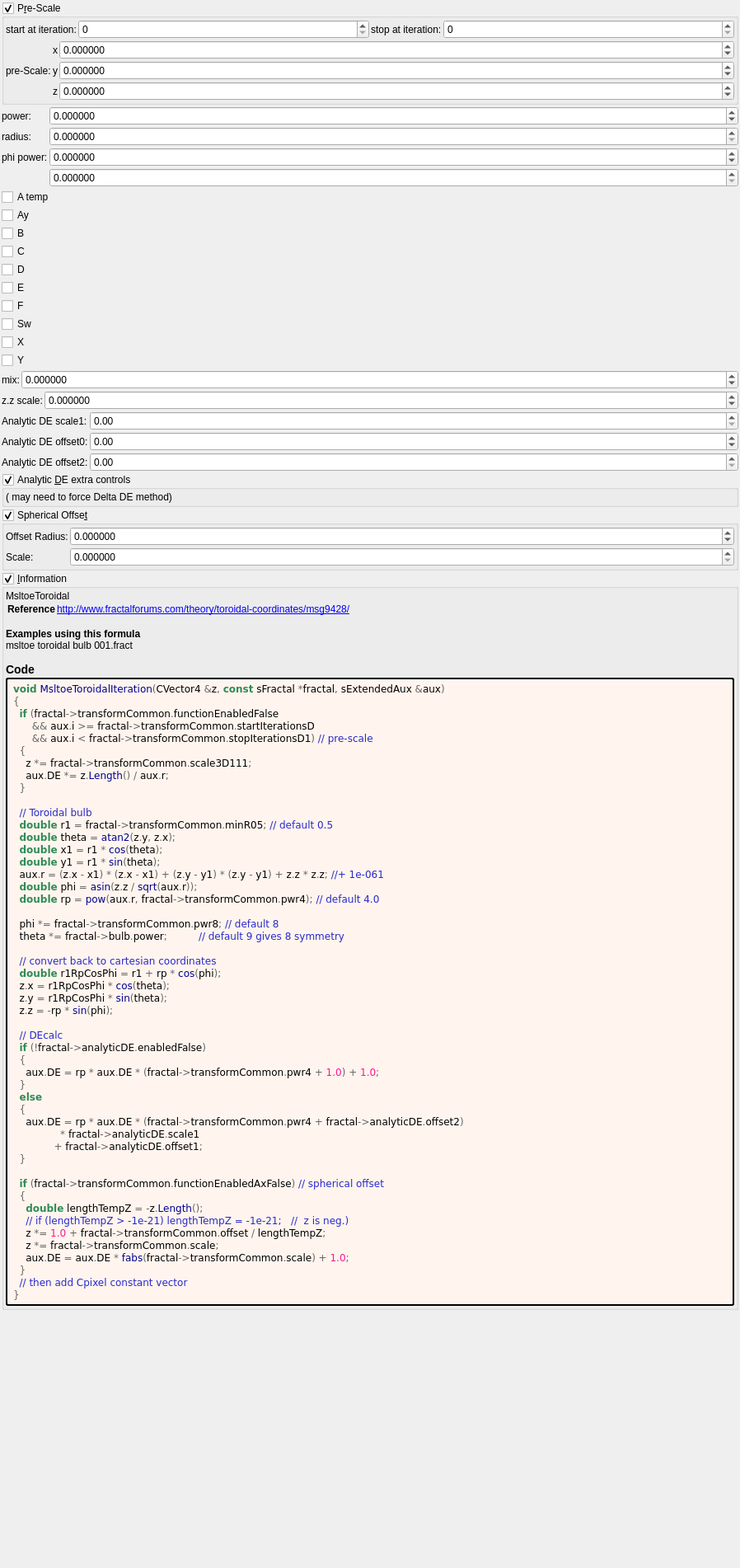
<?xml version="1.0" encoding="UTF-8"?>
<ui version="4.0">
 <class>Form</class>
 <widget class="QWidget" name="Form">
  <property name="geometry">
   <rect>
    <x>0</x>
    <y>0</y>
    <width>898</width>
    <height>1902</height>
   </rect>
  </property>
  <property name="windowTitle">
   <string notr="true">msltoe_toroidal</string>
  </property>
  <layout class="QVBoxLayout" name="verticalLayout">
   <property name="spacing">
    <number>2</number>
   </property>
   <property name="leftMargin">
    <number>2</number>
   </property>
   <property name="topMargin">
    <number>2</number>
   </property>
   <property name="rightMargin">
    <number>2</number>
   </property>
   <property name="bottomMargin">
    <number>2</number>
   </property>
   <item>
    <widget class="MyGroupBox" name="groupCheck_transf_function_enabled_false">
     <property name="toolTip">
      <string/>
     </property>
     <property name="title">
      <string>P&amp;re-Scale</string>
     </property>
     <property name="checkable">
      <bool>true</bool>
     </property>
     <layout class="QVBoxLayout" name="verticalLayout_49">
      <property name="spacing">
       <number>2</number>
      </property>
      <property name="leftMargin">
       <number>2</number>
      </property>
      <property name="topMargin">
       <number>2</number>
      </property>
      <property name="rightMargin">
       <number>2</number>
      </property>
      <property name="bottomMargin">
       <number>2</number>
      </property>
      <item>
       <layout class="QHBoxLayout" name="horizontalLayout_18" stretch="0,1,0,1">
        <item>
         <widget class="QLabel" name="label_99">
          <property name="text">
           <string>start at iteration:</string>
          </property>
         </widget>
        </item>
        <item>
         <widget class="MySpinBox" name="spinboxInt_transf_start_iterations_D">
          <property name="sizePolicy">
           <sizepolicy hsizetype="Minimum" vsizetype="Maximum">
            <horstretch>0</horstretch>
            <verstretch>0</verstretch>
           </sizepolicy>
          </property>
          <property name="minimum">
           <number>0</number>
          </property>
          <property name="maximum">
           <number>999</number>
          </property>
          <property name="value">
           <number>0</number>
          </property>
         </widget>
        </item>
        <item>
         <widget class="QLabel" name="label_69">
          <property name="text">
           <string>stop at iteration:</string>
          </property>
         </widget>
        </item>
        <item>
         <widget class="MySpinBox" name="spinboxInt_transf_stop_iterations_D1">
          <property name="sizePolicy">
           <sizepolicy hsizetype="Preferred" vsizetype="Maximum">
            <horstretch>0</horstretch>
            <verstretch>0</verstretch>
           </sizepolicy>
          </property>
          <property name="maximum">
           <number>999</number>
          </property>
         </widget>
        </item>
       </layout>
      </item>
      <item>
       <layout class="QGridLayout" name="gridLayout_23" columnstretch="0,0,1">
        <property name="spacing">
         <number>2</number>
        </property>
        <item row="0" column="2">
         <widget class="MyDoubleSpinBox" name="spinbox3_transf_scale3D_111_x">
          <property name="sizePolicy">
           <sizepolicy hsizetype="Minimum" vsizetype="Maximum">
            <horstretch>0</horstretch>
            <verstretch>0</verstretch>
           </sizepolicy>
          </property>
          <property name="prefix">
           <string/>
          </property>
          <property name="decimals">
           <number>6</number>
          </property>
          <property name="minimum">
           <double>-99.989999999999995</double>
          </property>
          <property name="singleStep">
           <double>0.100000000000000</double>
          </property>
         </widget>
        </item>
        <item row="1" column="2">
         <widget class="MyDoubleSpinBox" name="spinbox3_transf_scale3D_111_y">
          <property name="sizePolicy">
           <sizepolicy hsizetype="Minimum" vsizetype="Maximum">
            <horstretch>0</horstretch>
            <verstretch>0</verstretch>
           </sizepolicy>
          </property>
          <property name="decimals">
           <number>6</number>
          </property>
          <property name="minimum">
           <double>-99.989999999999995</double>
          </property>
          <property name="maximum">
           <double>99.989999999999995</double>
          </property>
          <property name="singleStep">
           <double>0.100000000000000</double>
          </property>
         </widget>
        </item>
        <item row="0" column="1">
         <widget class="QLabel" name="label_120">
          <property name="text">
           <string notr="true">x</string>
          </property>
         </widget>
        </item>
        <item row="2" column="1">
         <widget class="QLabel" name="label_123">
          <property name="text">
           <string notr="true">z</string>
          </property>
         </widget>
        </item>
        <item row="1" column="1">
         <widget class="QLabel" name="label_121">
          <property name="text">
           <string notr="true">y</string>
          </property>
         </widget>
        </item>
        <item row="1" column="0">
         <widget class="QLabel" name="label_124">
          <property name="text">
           <string>pre-Scale:</string>
          </property>
         </widget>
        </item>
        <item row="2" column="2">
         <widget class="MyDoubleSpinBox" name="spinbox3_transf_scale3D_111_z">
          <property name="sizePolicy">
           <sizepolicy hsizetype="Minimum" vsizetype="Maximum">
            <horstretch>0</horstretch>
            <verstretch>0</verstretch>
           </sizepolicy>
          </property>
          <property name="decimals">
           <number>6</number>
          </property>
          <property name="minimum">
           <double>-99.989999999999995</double>
          </property>
          <property name="maximum">
           <double>99.989999999999995</double>
          </property>
          <property name="singleStep">
           <double>0.100000000000000</double>
          </property>
         </widget>
        </item>
       </layout>
      </item>
     </layout>
    </widget>
   </item>
   <item>
    <layout class="QGridLayout" name="gridLayout_63" columnstretch="0,0,1">
     <property name="spacing">
      <number>2</number>
     </property>
     <item row="2" column="1">
      <widget class="QLabel" name="label_129">
       <property name="text">
        <string>phi power:</string>
       </property>
      </widget>
     </item>
     <item row="2" column="2">
      <widget class="MyDoubleSpinBox" name="spinbox_transf_pwr_8">
       <property name="sizePolicy">
        <sizepolicy hsizetype="Minimum" vsizetype="Maximum">
         <horstretch>0</horstretch>
         <verstretch>0</verstretch>
        </sizepolicy>
       </property>
       <property name="prefix">
        <string/>
       </property>
       <property name="suffix">
        <string/>
       </property>
       <property name="decimals">
        <number>6</number>
       </property>
       <property name="minimum">
        <double>-99.989999999999995</double>
       </property>
       <property name="maximum">
        <double>99.989999999999995</double>
       </property>
       <property name="singleStep">
        <double>0.100000000000000</double>
       </property>
      </widget>
     </item>
     <item row="1" column="1">
      <widget class="QLabel" name="label_253">
       <property name="text">
        <string>radius:</string>
       </property>
      </widget>
     </item>
     <item row="0" column="1">
      <widget class="QLabel" name="label_130">
       <property name="text">
        <string>power:</string>
       </property>
      </widget>
     </item>
     <item row="0" column="2">
      <widget class="MyDoubleSpinBox" name="spinbox_power">
       <property name="sizePolicy">
        <sizepolicy hsizetype="Minimum" vsizetype="Maximum">
         <horstretch>0</horstretch>
         <verstretch>0</verstretch>
        </sizepolicy>
       </property>
       <property name="prefix">
        <string/>
       </property>
       <property name="suffix">
        <string/>
       </property>
       <property name="decimals">
        <number>6</number>
       </property>
       <property name="minimum">
        <double>-99.989999999999995</double>
       </property>
       <property name="maximum">
        <double>99.989999999999995</double>
       </property>
       <property name="singleStep">
        <double>0.100000000000000</double>
       </property>
      </widget>
     </item>
     <item row="3" column="2">
      <widget class="MyDoubleSpinBox" name="spinbox_transf_pwr_4">
       <property name="sizePolicy">
        <sizepolicy hsizetype="Minimum" vsizetype="Maximum">
         <horstretch>0</horstretch>
         <verstretch>0</verstretch>
        </sizepolicy>
       </property>
       <property name="prefix">
        <string/>
       </property>
       <property name="suffix">
        <string/>
       </property>
       <property name="decimals">
        <number>6</number>
       </property>
       <property name="minimum">
        <double>0.000000000000000</double>
       </property>
       <property name="maximum">
        <double>99.989999999999995</double>
       </property>
       <property name="singleStep">
        <double>0.100000000000000</double>
       </property>
      </widget>
     </item>
     <item row="1" column="2">
      <widget class="MyDoubleSpinBox" name="spinbox_transf_minimum_radius_05">
       <property name="sizePolicy">
        <sizepolicy hsizetype="Minimum" vsizetype="Maximum">
         <horstretch>0</horstretch>
         <verstretch>0</verstretch>
        </sizepolicy>
       </property>
       <property name="prefix">
        <string/>
       </property>
       <property name="suffix">
        <string/>
       </property>
       <property name="decimals">
        <number>6</number>
       </property>
       <property name="minimum">
        <double>0.000000000000000</double>
       </property>
       <property name="maximum">
        <double>10.000000000000000</double>
       </property>
       <property name="singleStep">
        <double>0.100000000000000</double>
       </property>
      </widget>
     </item>
    </layout>
   </item>
   <item>
    <widget class="MyCheckBox" name="checkBox_transf_function_enabledA_false">
     <property name="text">
      <string notr="true">A temp</string>
     </property>
    </widget>
   </item>
   <item>
    <widget class="MyCheckBox" name="checkBox_transf_function_enabledAy_false">
     <property name="text">
      <string notr="true">Ay</string>
     </property>
    </widget>
   </item>
   <item>
    <widget class="MyCheckBox" name="checkBox_transf_function_enabledB_false">
     <property name="text">
      <string notr="true">B</string>
     </property>
    </widget>
   </item>
   <item>
    <widget class="MyCheckBox" name="checkBox_transf_function_enabledC_false">
     <property name="text">
      <string notr="true">C</string>
     </property>
    </widget>
   </item>
   <item>
    <widget class="MyCheckBox" name="checkBox_transf_function_enabledD_false">
     <property name="text">
      <string notr="true">D</string>
     </property>
    </widget>
   </item>
   <item>
    <widget class="MyCheckBox" name="checkBox_transf_function_enabledE_false">
     <property name="text">
      <string notr="true">E</string>
     </property>
    </widget>
   </item>
   <item>
    <widget class="MyCheckBox" name="checkBox_transf_function_enabledF_false">
     <property name="text">
      <string notr="true">F</string>
     </property>
    </widget>
   </item>
   <item>
    <widget class="MyCheckBox" name="checkBox_transf_function_enabledSw_false">
     <property name="text">
      <string notr="true">Sw</string>
     </property>
    </widget>
   </item>
   <item>
    <widget class="MyCheckBox" name="checkBox_transf_function_enabledX_false">
     <property name="text">
      <string notr="true">X</string>
     </property>
    </widget>
   </item>
   <item>
    <widget class="MyCheckBox" name="checkBox_transf_function_enabledY_false">
     <property name="text">
      <string notr="true">Y</string>
     </property>
    </widget>
   </item>
   <item>
    <layout class="QHBoxLayout" name="horizontalLayout_15" stretch="0,1">
     <item>
      <widget class="QLabel" name="label_96">
       <property name="text">
        <string>mix:</string>
       </property>
      </widget>
     </item>
     <item>
      <widget class="MyDoubleSpinBox" name="spinbox_transf_offsetR_0">
       <property name="sizePolicy">
        <sizepolicy hsizetype="Minimum" vsizetype="Maximum">
         <horstretch>0</horstretch>
         <verstretch>0</verstretch>
        </sizepolicy>
       </property>
       <property name="prefix">
        <string/>
       </property>
       <property name="suffix">
        <string/>
       </property>
       <property name="decimals">
        <number>6</number>
       </property>
       <property name="minimum">
        <double>-99.998999999999995</double>
       </property>
       <property name="maximum">
        <double>99.998999999999995</double>
       </property>
       <property name="singleStep">
        <double>0.100000000000000</double>
       </property>
      </widget>
     </item>
    </layout>
   </item>
   <item>
    <layout class="QHBoxLayout" name="horizontalLayout_16" stretch="0,1">
     <item>
      <widget class="QLabel" name="label_97">
       <property name="text">
        <string>z.z scale:</string>
       </property>
      </widget>
     </item>
     <item>
      <widget class="MyDoubleSpinBox" name="spinbox_transf_scaleA_1">
       <property name="sizePolicy">
        <sizepolicy hsizetype="Minimum" vsizetype="Maximum">
         <horstretch>0</horstretch>
         <verstretch>0</verstretch>
        </sizepolicy>
       </property>
       <property name="prefix">
        <string/>
       </property>
       <property name="suffix">
        <string/>
       </property>
       <property name="decimals">
        <number>6</number>
       </property>
       <property name="minimum">
        <double>-99.998999999999995</double>
       </property>
       <property name="maximum">
        <double>99.998999999999995</double>
       </property>
       <property name="singleStep">
        <double>0.100000000000000</double>
       </property>
      </widget>
     </item>
    </layout>
   </item>
   <item>
    <layout class="QGridLayout" name="gridLayout_26" columnstretch="0,0,1">
     <property name="spacing">
      <number>2</number>
     </property>
     <item row="2" column="1">
      <widget class="QLabel" name="label_178">
       <property name="text">
        <string>Analytic DE offset2:</string>
       </property>
       <property name="wordWrap">
        <bool>true</bool>
       </property>
      </widget>
     </item>
     <item row="1" column="1">
      <widget class="QLabel" name="label_177">
       <property name="text">
        <string>Analytic DE offset0:</string>
       </property>
       <property name="wordWrap">
        <bool>true</bool>
       </property>
      </widget>
     </item>
     <item row="0" column="1">
      <widget class="QLabel" name="label_176">
       <property name="text">
        <string>Analytic DE scale1:</string>
       </property>
       <property name="wordWrap">
        <bool>true</bool>
       </property>
      </widget>
     </item>
     <item row="0" column="2">
      <widget class="MyDoubleSpinBox" name="spinbox_analyticDE_scale_1">
       <property name="sizePolicy">
        <sizepolicy hsizetype="Minimum" vsizetype="Maximum">
         <horstretch>0</horstretch>
         <verstretch>0</verstretch>
        </sizepolicy>
       </property>
       <property name="prefix">
        <string/>
       </property>
       <property name="suffix">
        <string/>
       </property>
       <property name="decimals">
        <number>2</number>
       </property>
       <property name="minimum">
        <double>0.000000000000000</double>
       </property>
       <property name="maximum">
        <double>99.000000000000000</double>
       </property>
       <property name="singleStep">
        <double>0.100000000000000</double>
       </property>
      </widget>
     </item>
     <item row="1" column="2">
      <widget class="MyDoubleSpinBox" name="spinbox_analyticDE_offset_0">
       <property name="sizePolicy">
        <sizepolicy hsizetype="Minimum" vsizetype="Maximum">
         <horstretch>0</horstretch>
         <verstretch>0</verstretch>
        </sizepolicy>
       </property>
       <property name="prefix">
        <string/>
       </property>
       <property name="suffix">
        <string/>
       </property>
       <property name="decimals">
        <number>2</number>
       </property>
       <property name="minimum">
        <double>-99.000000000000000</double>
       </property>
       <property name="maximum">
        <double>99.000000000000000</double>
       </property>
       <property name="singleStep">
        <double>0.100000000000000</double>
       </property>
      </widget>
     </item>
     <item row="2" column="2">
      <widget class="MyDoubleSpinBox" name="spinbox_analyticDE_offset_2">
       <property name="sizePolicy">
        <sizepolicy hsizetype="Minimum" vsizetype="Maximum">
         <horstretch>0</horstretch>
         <verstretch>0</verstretch>
        </sizepolicy>
       </property>
       <property name="prefix">
        <string/>
       </property>
       <property name="suffix">
        <string/>
       </property>
       <property name="decimals">
        <number>2</number>
       </property>
       <property name="minimum">
        <double>0.000000000000000</double>
       </property>
       <property name="maximum">
        <double>99.000000000000000</double>
       </property>
       <property name="singleStep">
        <double>0.100000000000000</double>
       </property>
      </widget>
     </item>
    </layout>
   </item>
   <item>
    <widget class="MyGroupBox" name="groupCheck_analyticDE_enabled_false">
     <property name="toolTip">
      <string/>
     </property>
     <property name="title">
      <string>Analytic &amp;DE extra controls</string>
     </property>
     <property name="checkable">
      <bool>true</bool>
     </property>
     <layout class="QVBoxLayout" name="verticalLayout_52">
      <property name="spacing">
       <number>2</number>
      </property>
      <property name="leftMargin">
       <number>2</number>
      </property>
      <property name="topMargin">
       <number>2</number>
      </property>
      <property name="rightMargin">
       <number>2</number>
      </property>
      <property name="bottomMargin">
       <number>2</number>
      </property>
      <item>
       <widget class="QLabel" name="label">
        <property name="text">
         <string>( may need to force Delta DE method)</string>
        </property>
        <property name="wordWrap">
         <bool>true</bool>
        </property>
       </widget>
      </item>
     </layout>
    </widget>
   </item>
   <item>
    <widget class="MyGroupBox" name="groupCheck_transf_function_enabledAx_false">
     <property name="toolTip">
      <string/>
     </property>
     <property name="title">
      <string>Spherical Offse&amp;t</string>
     </property>
     <property name="checkable">
      <bool>true</bool>
     </property>
     <layout class="QVBoxLayout" name="verticalLayout_50">
      <property name="spacing">
       <number>2</number>
      </property>
      <property name="leftMargin">
       <number>2</number>
      </property>
      <property name="topMargin">
       <number>2</number>
      </property>
      <property name="rightMargin">
       <number>2</number>
      </property>
      <property name="bottomMargin">
       <number>2</number>
      </property>
      <item>
       <layout class="QGridLayout" name="gridLayout_24" columnstretch="0,1">
        <property name="spacing">
         <number>2</number>
        </property>
        <item row="1" column="0">
         <widget class="QLabel" name="label_132">
          <property name="text">
           <string>Offset Radius:</string>
          </property>
         </widget>
        </item>
        <item row="1" column="1">
         <widget class="MyDoubleSpinBox" name="spinbox_transf_offset">
          <property name="sizePolicy">
           <sizepolicy hsizetype="Minimum" vsizetype="Maximum">
            <horstretch>0</horstretch>
            <verstretch>0</verstretch>
           </sizepolicy>
          </property>
          <property name="prefix">
           <string/>
          </property>
          <property name="decimals">
           <number>6</number>
          </property>
          <property name="minimum">
           <double>-99.989999999999995</double>
          </property>
          <property name="singleStep">
           <double>0.100000000000000</double>
          </property>
         </widget>
        </item>
        <item row="2" column="0">
         <widget class="QLabel" name="label_128">
          <property name="text">
           <string>Scale:</string>
          </property>
         </widget>
        </item>
        <item row="2" column="1">
         <widget class="MyDoubleSpinBox" name="spinbox_transf_scale">
          <property name="sizePolicy">
           <sizepolicy hsizetype="Minimum" vsizetype="Maximum">
            <horstretch>0</horstretch>
            <verstretch>0</verstretch>
           </sizepolicy>
          </property>
          <property name="decimals">
           <number>6</number>
          </property>
          <property name="minimum">
           <double>0.000000000000000</double>
          </property>
          <property name="maximum">
           <double>99.989999999999995</double>
          </property>
          <property name="singleStep">
           <double>0.100000000000000</double>
          </property>
         </widget>
        </item>
       </layout>
      </item>
     </layout>
    </widget>
   </item>
   <item>
    <widget class="MyGroupBox" name="groupCheck_info">
     <property name="title">
      <string>&amp;Information</string>
     </property>
     <property name="flat">
      <bool>false</bool>
     </property>
     <property name="checkable">
      <bool>true</bool>
     </property>
     <layout class="QVBoxLayout" name="verticalLayout_2">
      <property name="spacing">
       <number>2</number>
      </property>
      <property name="leftMargin">
       <number>2</number>
      </property>
      <property name="topMargin">
       <number>2</number>
      </property>
      <property name="rightMargin">
       <number>2</number>
      </property>
      <property name="bottomMargin">
       <number>2</number>
      </property>
      <item>
       <widget class="QLabel" name="label_information_general">
        <property name="text">
         <string notr="true">&lt;p&gt;MsltoeToroidal&lt;/p&gt;&lt;table&gt;
&lt;tr&gt;&lt;th&gt;Reference&lt;/th&gt;&lt;td&gt;&lt;a href=&quot;http://www.fractalforums.com/theory/toroidal-coordinates/msg9428/&quot;&gt;http://www.fractalforums.com/theory/toroidal-coordinates/msg9428/&lt;br&gt;
&lt;/td&gt;&lt;/tr&gt;
&lt;/table&gt;
&lt;br&gt;&lt;b&gt;Examples using this formula&lt;/b&gt;&lt;br&gt;msltoe toroidal bulb 001.fract&lt;h3&gt;Code&lt;/h3&gt;</string>
        </property>
        <property name="wordWrap">
         <bool>true</bool>
        </property>
        <property name="openExternalLinks">
         <bool>true</bool>
        </property>
        <property name="textInteractionFlags">
         <set>Qt::LinksAccessibleByMouse|Qt::TextSelectableByMouse</set>
        </property>
       </widget>
      </item>
      <item>
       <widget class="QLabel" name="label_code_content">
        <property name="styleSheet">
         <string notr="true">border-style: outset; border-width: 2px; border-radius: 3px; border-color: black; background-color: #fff5ee; padding: 4px;</string>
        </property>
        <property name="text">
         <string notr="true">&lt;body style=&quot;background-color:#fff5ee&quot;&gt;
&lt;pre style=&quot;color:#000000; background-color:#fff5ee;  font-family:'Courier New',monospace;&quot;&gt;&lt;span style=&quot;color:#2e8b57; font-weight:bold&quot;&gt;void&lt;/span&gt; &lt;span style=&quot;color:#00008f&quot;&gt;MsltoeToroidalIteration&lt;/span&gt;&lt;span style=&quot;color:#676767&quot;&gt;(&lt;/span&gt;CVector4 &lt;span style=&quot;color:#676767&quot;&gt;&amp;amp;&lt;/span&gt;z&lt;span style=&quot;color:#676767&quot;&gt;,&lt;/span&gt; &lt;span style=&quot;color:#2e8b57; font-weight:bold&quot;&gt;const&lt;/span&gt; sFractal &lt;span style=&quot;color:#676767&quot;&gt;*&lt;/span&gt;fractal&lt;span style=&quot;color:#676767&quot;&gt;,&lt;/span&gt; sExtendedAux &lt;span style=&quot;color:#676767&quot;&gt;&amp;amp;&lt;/span&gt;aux&lt;span style=&quot;color:#676767&quot;&gt;)&lt;/span&gt;
&lt;span style=&quot;color:#676767&quot;&gt;{&lt;/span&gt;
  &lt;span style=&quot;color:#2e8b57; font-weight:bold&quot;&gt;if&lt;/span&gt; &lt;span style=&quot;color:#676767&quot;&gt;(&lt;/span&gt;fractal&lt;span style=&quot;color:#676767&quot;&gt;-&amp;gt;&lt;/span&gt;transformCommon&lt;span style=&quot;color:#676767&quot;&gt;.&lt;/span&gt;functionEnabledFalse
      &lt;span style=&quot;color:#676767&quot;&gt;&amp;amp;&amp;amp;&lt;/span&gt; aux&lt;span style=&quot;color:#676767&quot;&gt;.&lt;/span&gt;i &lt;span style=&quot;color:#676767&quot;&gt;&amp;gt;=&lt;/span&gt; fractal&lt;span style=&quot;color:#676767&quot;&gt;-&amp;gt;&lt;/span&gt;transformCommon&lt;span style=&quot;color:#676767&quot;&gt;.&lt;/span&gt;startIterationsD
      &lt;span style=&quot;color:#676767&quot;&gt;&amp;amp;&amp;amp;&lt;/span&gt; aux&lt;span style=&quot;color:#676767&quot;&gt;.&lt;/span&gt;i &lt;span style=&quot;color:#676767&quot;&gt;&amp;lt;&lt;/span&gt; fractal&lt;span style=&quot;color:#676767&quot;&gt;-&amp;gt;&lt;/span&gt;transformCommon&lt;span style=&quot;color:#676767&quot;&gt;.&lt;/span&gt;stopIterationsD1&lt;span style=&quot;color:#676767&quot;&gt;)&lt;/span&gt; &lt;span style=&quot;color:#2929cc&quot;&gt;// pre-scale&lt;/span&gt;
  &lt;span style=&quot;color:#676767&quot;&gt;{&lt;/span&gt;
    z &lt;span style=&quot;color:#676767&quot;&gt;*=&lt;/span&gt; fractal&lt;span style=&quot;color:#676767&quot;&gt;-&amp;gt;&lt;/span&gt;transformCommon&lt;span style=&quot;color:#676767&quot;&gt;.&lt;/span&gt;scale3D111&lt;span style=&quot;color:#676767&quot;&gt;;&lt;/span&gt;
    aux&lt;span style=&quot;color:#676767&quot;&gt;.&lt;/span&gt;DE &lt;span style=&quot;color:#676767&quot;&gt;*=&lt;/span&gt; z&lt;span style=&quot;color:#676767&quot;&gt;.&lt;/span&gt;&lt;span style=&quot;color:#00008f&quot;&gt;Length&lt;/span&gt;&lt;span style=&quot;color:#676767&quot;&gt;() /&lt;/span&gt; aux&lt;span style=&quot;color:#676767&quot;&gt;.&lt;/span&gt;r&lt;span style=&quot;color:#676767&quot;&gt;;&lt;/span&gt;
  &lt;span style=&quot;color:#676767&quot;&gt;}&lt;/span&gt;

  &lt;span style=&quot;color:#2929cc&quot;&gt;// Toroidal bulb&lt;/span&gt;
  &lt;span style=&quot;color:#2e8b57; font-weight:bold&quot;&gt;double&lt;/span&gt; r1 &lt;span style=&quot;color:#676767&quot;&gt;=&lt;/span&gt; fractal&lt;span style=&quot;color:#676767&quot;&gt;-&amp;gt;&lt;/span&gt;transformCommon&lt;span style=&quot;color:#676767&quot;&gt;.&lt;/span&gt;minR05&lt;span style=&quot;color:#676767&quot;&gt;;&lt;/span&gt; &lt;span style=&quot;color:#2929cc&quot;&gt;// default 0.5&lt;/span&gt;
  &lt;span style=&quot;color:#2e8b57; font-weight:bold&quot;&gt;double&lt;/span&gt; theta &lt;span style=&quot;color:#676767&quot;&gt;=&lt;/span&gt; &lt;span style=&quot;color:#00008f&quot;&gt;atan2&lt;/span&gt;&lt;span style=&quot;color:#676767&quot;&gt;(&lt;/span&gt;z&lt;span style=&quot;color:#676767&quot;&gt;.&lt;/span&gt;y&lt;span style=&quot;color:#676767&quot;&gt;,&lt;/span&gt; z&lt;span style=&quot;color:#676767&quot;&gt;.&lt;/span&gt;x&lt;span style=&quot;color:#676767&quot;&gt;);&lt;/span&gt;
  &lt;span style=&quot;color:#2e8b57; font-weight:bold&quot;&gt;double&lt;/span&gt; x1 &lt;span style=&quot;color:#676767&quot;&gt;=&lt;/span&gt; r1 &lt;span style=&quot;color:#676767&quot;&gt;*&lt;/span&gt; &lt;span style=&quot;color:#00008f&quot;&gt;cos&lt;/span&gt;&lt;span style=&quot;color:#676767&quot;&gt;(&lt;/span&gt;theta&lt;span style=&quot;color:#676767&quot;&gt;);&lt;/span&gt;
  &lt;span style=&quot;color:#2e8b57; font-weight:bold&quot;&gt;double&lt;/span&gt; y1 &lt;span style=&quot;color:#676767&quot;&gt;=&lt;/span&gt; r1 &lt;span style=&quot;color:#676767&quot;&gt;*&lt;/span&gt; &lt;span style=&quot;color:#00008f&quot;&gt;sin&lt;/span&gt;&lt;span style=&quot;color:#676767&quot;&gt;(&lt;/span&gt;theta&lt;span style=&quot;color:#676767&quot;&gt;);&lt;/span&gt;
  aux&lt;span style=&quot;color:#676767&quot;&gt;.&lt;/span&gt;r &lt;span style=&quot;color:#676767&quot;&gt;= (&lt;/span&gt;z&lt;span style=&quot;color:#676767&quot;&gt;.&lt;/span&gt;x &lt;span style=&quot;color:#676767&quot;&gt;-&lt;/span&gt; x1&lt;span style=&quot;color:#676767&quot;&gt;) * (&lt;/span&gt;z&lt;span style=&quot;color:#676767&quot;&gt;.&lt;/span&gt;x &lt;span style=&quot;color:#676767&quot;&gt;-&lt;/span&gt; x1&lt;span style=&quot;color:#676767&quot;&gt;) + (&lt;/span&gt;z&lt;span style=&quot;color:#676767&quot;&gt;.&lt;/span&gt;y &lt;span style=&quot;color:#676767&quot;&gt;-&lt;/span&gt; y1&lt;span style=&quot;color:#676767&quot;&gt;) * (&lt;/span&gt;z&lt;span style=&quot;color:#676767&quot;&gt;.&lt;/span&gt;y &lt;span style=&quot;color:#676767&quot;&gt;-&lt;/span&gt; y1&lt;span style=&quot;color:#676767&quot;&gt;) +&lt;/span&gt; z&lt;span style=&quot;color:#676767&quot;&gt;.&lt;/span&gt;z &lt;span style=&quot;color:#676767&quot;&gt;*&lt;/span&gt; z&lt;span style=&quot;color:#676767&quot;&gt;.&lt;/span&gt;z&lt;span style=&quot;color:#676767&quot;&gt;;&lt;/span&gt; &lt;span style=&quot;color:#2929cc&quot;&gt;//+ 1e-061&lt;/span&gt;
  &lt;span style=&quot;color:#2e8b57; font-weight:bold&quot;&gt;double&lt;/span&gt; phi &lt;span style=&quot;color:#676767&quot;&gt;=&lt;/span&gt; &lt;span style=&quot;color:#00008f&quot;&gt;asin&lt;/span&gt;&lt;span style=&quot;color:#676767&quot;&gt;(&lt;/span&gt;z&lt;span style=&quot;color:#676767&quot;&gt;.&lt;/span&gt;z &lt;span style=&quot;color:#676767&quot;&gt;/&lt;/span&gt; &lt;span style=&quot;color:#00008f&quot;&gt;sqrt&lt;/span&gt;&lt;span style=&quot;color:#676767&quot;&gt;(&lt;/span&gt;aux&lt;span style=&quot;color:#676767&quot;&gt;.&lt;/span&gt;r&lt;span style=&quot;color:#676767&quot;&gt;));&lt;/span&gt;
  &lt;span style=&quot;color:#2e8b57; font-weight:bold&quot;&gt;double&lt;/span&gt; rp &lt;span style=&quot;color:#676767&quot;&gt;=&lt;/span&gt; &lt;span style=&quot;color:#00008f&quot;&gt;pow&lt;/span&gt;&lt;span style=&quot;color:#676767&quot;&gt;(&lt;/span&gt;aux&lt;span style=&quot;color:#676767&quot;&gt;.&lt;/span&gt;r&lt;span style=&quot;color:#676767&quot;&gt;,&lt;/span&gt; fractal&lt;span style=&quot;color:#676767&quot;&gt;-&amp;gt;&lt;/span&gt;transformCommon&lt;span style=&quot;color:#676767&quot;&gt;.&lt;/span&gt;pwr4&lt;span style=&quot;color:#676767&quot;&gt;);&lt;/span&gt; &lt;span style=&quot;color:#2929cc&quot;&gt;// default 4.0&lt;/span&gt;

  phi &lt;span style=&quot;color:#676767&quot;&gt;*=&lt;/span&gt; fractal&lt;span style=&quot;color:#676767&quot;&gt;-&amp;gt;&lt;/span&gt;transformCommon&lt;span style=&quot;color:#676767&quot;&gt;.&lt;/span&gt;pwr8&lt;span style=&quot;color:#676767&quot;&gt;;&lt;/span&gt; &lt;span style=&quot;color:#2929cc&quot;&gt;// default 8&lt;/span&gt;
  theta &lt;span style=&quot;color:#676767&quot;&gt;*=&lt;/span&gt; fractal&lt;span style=&quot;color:#676767&quot;&gt;-&amp;gt;&lt;/span&gt;bulb&lt;span style=&quot;color:#676767&quot;&gt;.&lt;/span&gt;power&lt;span style=&quot;color:#676767&quot;&gt;;&lt;/span&gt;          &lt;span style=&quot;color:#2929cc&quot;&gt;// default 9 gives 8 symmetry&lt;/span&gt;

  &lt;span style=&quot;color:#2929cc&quot;&gt;// convert back to cartesian coordinates&lt;/span&gt;
  &lt;span style=&quot;color:#2e8b57; font-weight:bold&quot;&gt;double&lt;/span&gt; r1RpCosPhi &lt;span style=&quot;color:#676767&quot;&gt;=&lt;/span&gt; r1 &lt;span style=&quot;color:#676767&quot;&gt;+&lt;/span&gt; rp &lt;span style=&quot;color:#676767&quot;&gt;*&lt;/span&gt; &lt;span style=&quot;color:#00008f&quot;&gt;cos&lt;/span&gt;&lt;span style=&quot;color:#676767&quot;&gt;(&lt;/span&gt;phi&lt;span style=&quot;color:#676767&quot;&gt;);&lt;/span&gt;
  z&lt;span style=&quot;color:#676767&quot;&gt;.&lt;/span&gt;x &lt;span style=&quot;color:#676767&quot;&gt;=&lt;/span&gt; r1RpCosPhi &lt;span style=&quot;color:#676767&quot;&gt;*&lt;/span&gt; &lt;span style=&quot;color:#00008f&quot;&gt;cos&lt;/span&gt;&lt;span style=&quot;color:#676767&quot;&gt;(&lt;/span&gt;theta&lt;span style=&quot;color:#676767&quot;&gt;);&lt;/span&gt;
  z&lt;span style=&quot;color:#676767&quot;&gt;.&lt;/span&gt;y &lt;span style=&quot;color:#676767&quot;&gt;=&lt;/span&gt; r1RpCosPhi &lt;span style=&quot;color:#676767&quot;&gt;*&lt;/span&gt; &lt;span style=&quot;color:#00008f&quot;&gt;sin&lt;/span&gt;&lt;span style=&quot;color:#676767&quot;&gt;(&lt;/span&gt;theta&lt;span style=&quot;color:#676767&quot;&gt;);&lt;/span&gt;
  z&lt;span style=&quot;color:#676767&quot;&gt;.&lt;/span&gt;z &lt;span style=&quot;color:#676767&quot;&gt;= -&lt;/span&gt;rp &lt;span style=&quot;color:#676767&quot;&gt;*&lt;/span&gt; &lt;span style=&quot;color:#00008f&quot;&gt;sin&lt;/span&gt;&lt;span style=&quot;color:#676767&quot;&gt;(&lt;/span&gt;phi&lt;span style=&quot;color:#676767&quot;&gt;);&lt;/span&gt;

  &lt;span style=&quot;color:#2929cc&quot;&gt;// DEcalc&lt;/span&gt;
  &lt;span style=&quot;color:#2e8b57; font-weight:bold&quot;&gt;if&lt;/span&gt; &lt;span style=&quot;color:#676767&quot;&gt;(!&lt;/span&gt;fractal&lt;span style=&quot;color:#676767&quot;&gt;-&amp;gt;&lt;/span&gt;analyticDE&lt;span style=&quot;color:#676767&quot;&gt;.&lt;/span&gt;enabledFalse&lt;span style=&quot;color:#676767&quot;&gt;)&lt;/span&gt;
  &lt;span style=&quot;color:#676767&quot;&gt;{&lt;/span&gt;
    aux&lt;span style=&quot;color:#676767&quot;&gt;.&lt;/span&gt;DE &lt;span style=&quot;color:#676767&quot;&gt;=&lt;/span&gt; rp &lt;span style=&quot;color:#676767&quot;&gt;*&lt;/span&gt; aux&lt;span style=&quot;color:#676767&quot;&gt;.&lt;/span&gt;DE &lt;span style=&quot;color:#676767&quot;&gt;* (&lt;/span&gt;fractal&lt;span style=&quot;color:#676767&quot;&gt;-&amp;gt;&lt;/span&gt;transformCommon&lt;span style=&quot;color:#676767&quot;&gt;.&lt;/span&gt;pwr4 &lt;span style=&quot;color:#676767&quot;&gt;+&lt;/span&gt; &lt;span style=&quot;color:#ff1493&quot;&gt;1.0&lt;/span&gt;&lt;span style=&quot;color:#676767&quot;&gt;) +&lt;/span&gt; &lt;span style=&quot;color:#ff1493&quot;&gt;1.0&lt;/span&gt;&lt;span style=&quot;color:#676767&quot;&gt;;&lt;/span&gt;
  &lt;span style=&quot;color:#676767&quot;&gt;}&lt;/span&gt;
  &lt;span style=&quot;color:#2e8b57; font-weight:bold&quot;&gt;else&lt;/span&gt;
  &lt;span style=&quot;color:#676767&quot;&gt;{&lt;/span&gt;
    aux&lt;span style=&quot;color:#676767&quot;&gt;.&lt;/span&gt;DE &lt;span style=&quot;color:#676767&quot;&gt;=&lt;/span&gt; rp &lt;span style=&quot;color:#676767&quot;&gt;*&lt;/span&gt; aux&lt;span style=&quot;color:#676767&quot;&gt;.&lt;/span&gt;DE &lt;span style=&quot;color:#676767&quot;&gt;* (&lt;/span&gt;fractal&lt;span style=&quot;color:#676767&quot;&gt;-&amp;gt;&lt;/span&gt;transformCommon&lt;span style=&quot;color:#676767&quot;&gt;.&lt;/span&gt;pwr4 &lt;span style=&quot;color:#676767&quot;&gt;+&lt;/span&gt; fractal&lt;span style=&quot;color:#676767&quot;&gt;-&amp;gt;&lt;/span&gt;analyticDE&lt;span style=&quot;color:#676767&quot;&gt;.&lt;/span&gt;offset2&lt;span style=&quot;color:#676767&quot;&gt;)&lt;/span&gt;
               &lt;span style=&quot;color:#676767&quot;&gt;*&lt;/span&gt; fractal&lt;span style=&quot;color:#676767&quot;&gt;-&amp;gt;&lt;/span&gt;analyticDE&lt;span style=&quot;color:#676767&quot;&gt;.&lt;/span&gt;scale1
             &lt;span style=&quot;color:#676767&quot;&gt;+&lt;/span&gt; fractal&lt;span style=&quot;color:#676767&quot;&gt;-&amp;gt;&lt;/span&gt;analyticDE&lt;span style=&quot;color:#676767&quot;&gt;.&lt;/span&gt;offset1&lt;span style=&quot;color:#676767&quot;&gt;;&lt;/span&gt;
  &lt;span style=&quot;color:#676767&quot;&gt;}&lt;/span&gt;

  &lt;span style=&quot;color:#2e8b57; font-weight:bold&quot;&gt;if&lt;/span&gt; &lt;span style=&quot;color:#676767&quot;&gt;(&lt;/span&gt;fractal&lt;span style=&quot;color:#676767&quot;&gt;-&amp;gt;&lt;/span&gt;transformCommon&lt;span style=&quot;color:#676767&quot;&gt;.&lt;/span&gt;functionEnabledAxFalse&lt;span style=&quot;color:#676767&quot;&gt;)&lt;/span&gt; &lt;span style=&quot;color:#2929cc&quot;&gt;// spherical offset&lt;/span&gt;
  &lt;span style=&quot;color:#676767&quot;&gt;{&lt;/span&gt;
    &lt;span style=&quot;color:#2e8b57; font-weight:bold&quot;&gt;double&lt;/span&gt; lengthTempZ &lt;span style=&quot;color:#676767&quot;&gt;= -&lt;/span&gt;z&lt;span style=&quot;color:#676767&quot;&gt;.&lt;/span&gt;&lt;span style=&quot;color:#00008f&quot;&gt;Length&lt;/span&gt;&lt;span style=&quot;color:#676767&quot;&gt;();&lt;/span&gt;
    &lt;span style=&quot;color:#2929cc&quot;&gt;// if (lengthTempZ &amp;gt; -1e-21) lengthTempZ = -1e-21;   //  z is neg.)&lt;/span&gt;
    z &lt;span style=&quot;color:#676767&quot;&gt;*=&lt;/span&gt; &lt;span style=&quot;color:#ff1493&quot;&gt;1.0&lt;/span&gt; &lt;span style=&quot;color:#676767&quot;&gt;+&lt;/span&gt; fractal&lt;span style=&quot;color:#676767&quot;&gt;-&amp;gt;&lt;/span&gt;transformCommon&lt;span style=&quot;color:#676767&quot;&gt;.&lt;/span&gt;offset &lt;span style=&quot;color:#676767&quot;&gt;/&lt;/span&gt; lengthTempZ&lt;span style=&quot;color:#676767&quot;&gt;;&lt;/span&gt;
    z &lt;span style=&quot;color:#676767&quot;&gt;*=&lt;/span&gt; fractal&lt;span style=&quot;color:#676767&quot;&gt;-&amp;gt;&lt;/span&gt;transformCommon&lt;span style=&quot;color:#676767&quot;&gt;.&lt;/span&gt;scale&lt;span style=&quot;color:#676767&quot;&gt;;&lt;/span&gt;
    aux&lt;span style=&quot;color:#676767&quot;&gt;.&lt;/span&gt;DE &lt;span style=&quot;color:#676767&quot;&gt;=&lt;/span&gt; aux&lt;span style=&quot;color:#676767&quot;&gt;.&lt;/span&gt;DE &lt;span style=&quot;color:#676767&quot;&gt;*&lt;/span&gt; &lt;span style=&quot;color:#00008f&quot;&gt;fabs&lt;/span&gt;&lt;span style=&quot;color:#676767&quot;&gt;(&lt;/span&gt;fractal&lt;span style=&quot;color:#676767&quot;&gt;-&amp;gt;&lt;/span&gt;transformCommon&lt;span style=&quot;color:#676767&quot;&gt;.&lt;/span&gt;scale&lt;span style=&quot;color:#676767&quot;&gt;) +&lt;/span&gt; &lt;span style=&quot;color:#ff1493&quot;&gt;1.0&lt;/span&gt;&lt;span style=&quot;color:#676767&quot;&gt;;&lt;/span&gt;
  &lt;span style=&quot;color:#676767&quot;&gt;}&lt;/span&gt;
  &lt;span style=&quot;color:#2929cc&quot;&gt;// then add Cpixel constant vector&lt;/span&gt;
&lt;span style=&quot;color:#676767&quot;&gt;}&lt;/span&gt;
&lt;/pre&gt;
&lt;/body&gt;</string>
        </property>
        <property name="wordWrap">
         <bool>true</bool>
        </property>
        <property name="openExternalLinks">
         <bool>true</bool>
        </property>
        <property name="textInteractionFlags">
         <set>Qt::LinksAccessibleByMouse|Qt::TextSelectableByMouse</set>
        </property>
       </widget>
      </item>
     </layout>
    </widget>
   </item>
   <item>
    <spacer name="verticalSpacer">
     <property name="orientation">
      <enum>Qt::Vertical</enum>
     </property>
     <property name="sizeHint" stdset="0">
      <size>
       <width>20</width>
       <height>40</height>
      </size>
     </property>
    </spacer>
   </item>
  </layout>
 </widget>
 <customwidgets>
  <customwidget>
   <class>MyDoubleSpinBox</class>
   <extends>QDoubleSpinBox</extends>
   <header>my_double_spin_box.h</header>
  </customwidget>
  <customwidget>
   <class>MyGroupBox</class>
   <extends>QGroupBox</extends>
   <header>my_group_box.h</header>
   <container>1</container>
  </customwidget>
  <customwidget>
   <class>MyCheckBox</class>
   <extends>QCheckBox</extends>
   <header>my_check_box.h</header>
  </customwidget>
  <customwidget>
   <class>MySpinBox</class>
   <extends>QSpinBox</extends>
   <header>my_spin_box.h</header>
  </customwidget>
 </customwidgets>
 <tabstops>
  <tabstop>groupCheck_transf_function_enabled_false</tabstop>
  <tabstop>spinbox3_transf_scale3D_111_x</tabstop>
  <tabstop>spinbox3_transf_scale3D_111_y</tabstop>
  <tabstop>spinbox3_transf_scale3D_111_z</tabstop>
  <tabstop>spinbox_transf_pwr_8</tabstop>
  <tabstop>groupCheck_transf_function_enabledAx_false</tabstop>
  <tabstop>spinbox_transf_offset</tabstop>
  <tabstop>spinbox_transf_scale</tabstop>
  <tabstop>groupCheck_info</tabstop>
 </tabstops>
 <resources/>
 <connections/>
</ui>
